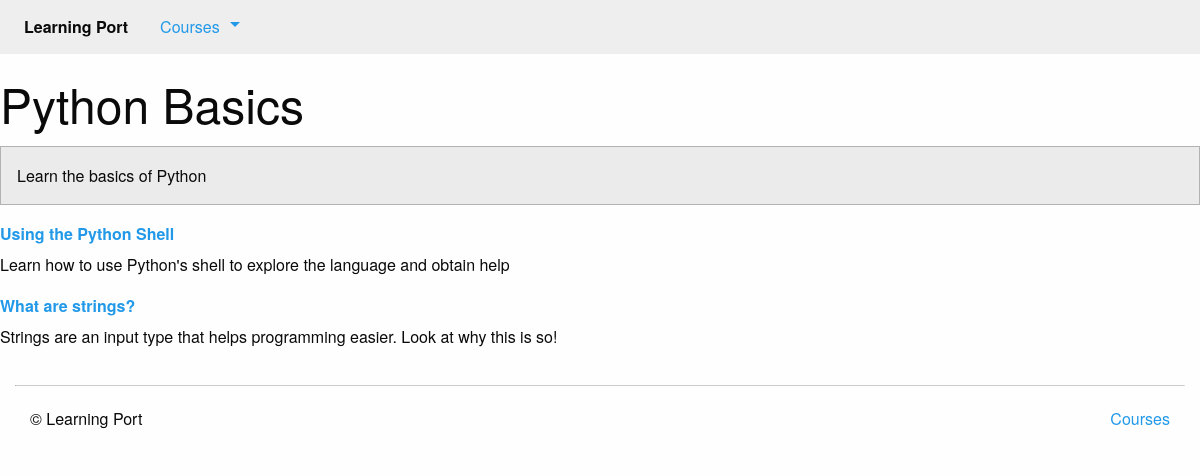
Before: /courses/1/ with the older database file.
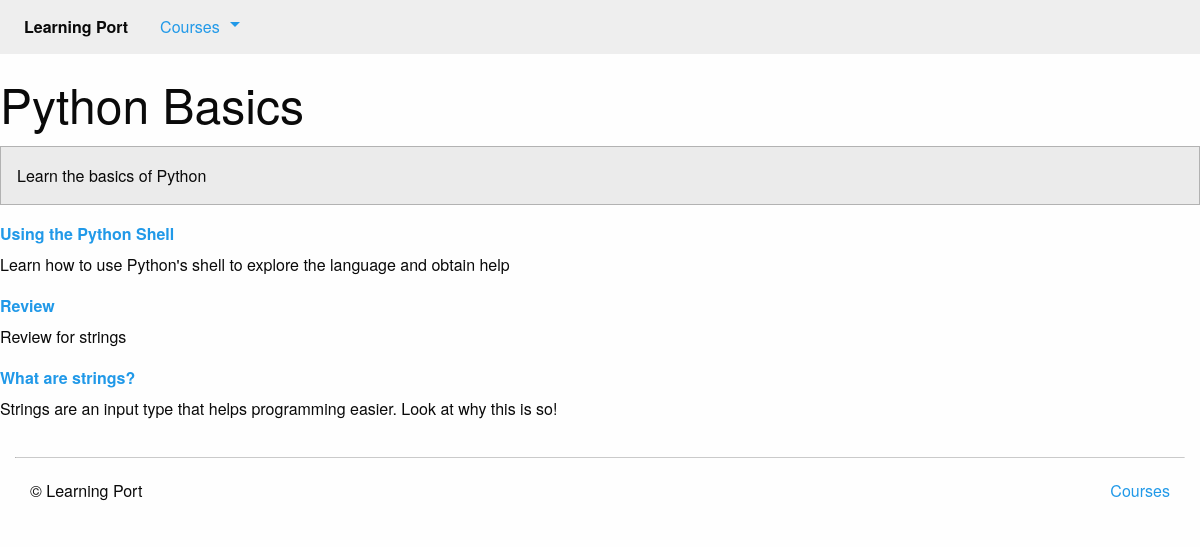
After: the same page with the newer database file.
### courses/models.py (models this page shows, shortened)
class Course(models.Model):
    created_at = models.DateTimeField(auto_now_add=True)
    title = models.CharField(max_length=255)
    description = models.TextField()

class Step(models.Model):
    title = models.CharField(max_length=255)
    description = models.TextField()
    order = models.IntegerField(default=0)
    course = models.ForeignKey(Course)
    class Meta:
        abstract = True
        ordering = ['order',]

class Text(Step):
    content = models.TextField(blank=True, default='')
    def get_absolute_url(self):
        return reverse('courses:text',kwargs={
            'course_pk': self.course_id,
            'step_pk':self.id,
        })

class Quiz(Step):
    total_questions = models.IntegerField(default=4)
    class Meta:
        verbose_name_plural='Quizzes'
    def get_absolute_url(self):
        return reverse('courses:quiz',kwargs={
            'course_pk': self.course_id,
            'step_pk':self.id,
        })

### courses/views.py (the view)
# urls.py: url(r'(?P<pk>\d+)/$', views.course_detail, name='detail'),
def course_detail(request, pk):
    course = get_object_or_404(models.Course, pk=pk)
    steps_order = sorted(chain(course.text_set.all(), course.quiz_set.all()),
                         key=lambda step: step.order)
    return render(request, 'courses/course_detail.html', {
        'course': course,
        'steps_order': steps_order
        })

### courses/templatetags/course_extras.py (called while the page is built)
@register.inclusion_tag('courses/course_nav.html')
def nav_courses_list():
    courses = Course.objects.all()
    return {'courses': courses }

@register.filter('markdown_to_html')
def markdown_to_html(markdown_text):
    html_body = markdown2.markdown(markdown_text)
    return mark_safe(html_body)

### courses/templates/courses/course_detail.html (shortened to what this page needs)
{% extends "layout.html" %}
{% load humanize course_extras %}
{% block content %}
<div class="row">
    <article>
        <h1 class="">{{ course.title }}</h1>
        <div class="callout secondary">
            {{ course.description|markdown_to_html }}
        </div>
        <dl>
            {% for step_order in steps_order %}
                <dt>
                    <a href="{{ step_order.get_absolute_url }}">{{ step_order.title }}</a>
                </dt>
                <dd>
                    {{ step_order.description|markdown_to_html }}
                </dd>
            {% endfor %}
        </dl>
    </article>
</div>
{% endblock %}

### templates/layout.html (shortened to what this page needs)
<!doctype html>
{% load static from staticfiles %}
{% load course_extras %}
<html class="no-js" lang="en">
    <head>
        <link rel="stylesheet" href="{% static 'css/foundation.min.css' %}">
        <link rel="stylesheet" href="{% static 'css/layout.css' %}">
    </head>
    <body>
        <nav class="top-bar" role="navigation">
            <section class="top-bar-left">
                <ul class="dropdown menu" data-dropdown-menu role="menubar">
                    <li class="menu-text">Learning Port</li>
                    <li class="has-submenu">
                        <a href="#">Courses</a>
                    </li>
                </ul>
            </section>
        </nav>
        {% block content %}{% endblock %}
        <footer class="row columns">
            <hr/>
            <div class="small-6 columns">
                <p>&copy; Learning Port</p>
            </div>
            <div class="small-6 columns">
                <ul class="inline-list no-bullet float-right">
                    <li><a href="{% url 'courses:list' %}">Courses</a></li>
                </ul>
            </div>
        </footer>
    </body>
</html>

### assets/css/layout.css (style rules this page uses)
.top-bar { margin-bottom: 1rem; }

Changed rows visible on the page:
added Quiz: title "Review", description "Review for strings"
